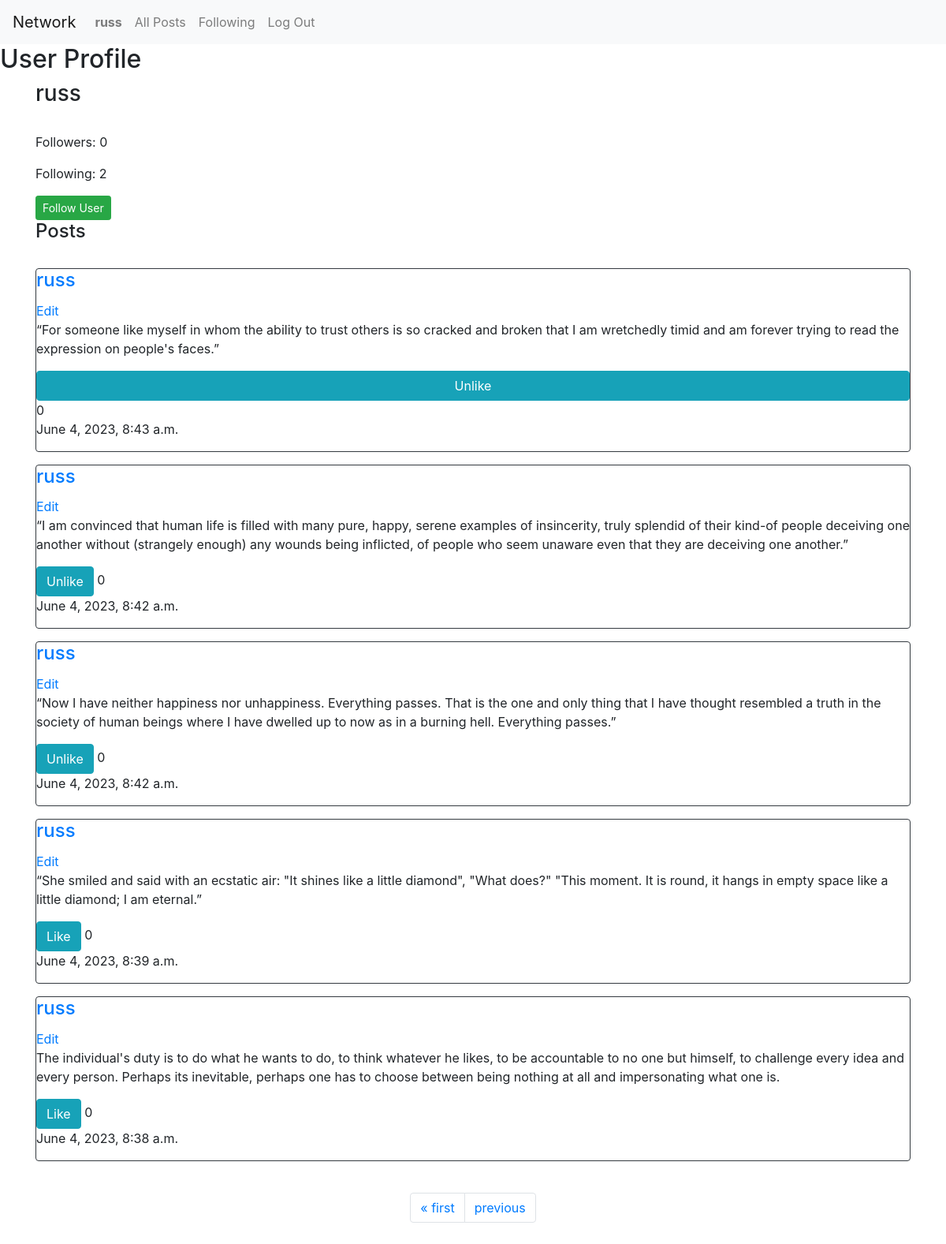
The app's page /profile/russ?page=2 (signed in) with its own data.
### network/models.py (models this page shows, shortened)
class User(AbstractUser):
    followers = models.ManyToManyField('self', symmetrical=False, related_name='user_followers')
    following = models.ManyToManyField('self', symmetrical=False, related_name='user_following')
    likes =  models.ManyToManyField('Post', related_name='liked_users', blank=True)

class Post(models.Model):
    username = models.ForeignKey(User, on_delete=models.CASCADE)
    post_content = models.TextField()
    timestamp = models.DateTimeField(auto_now_add=True)
    likes = models.ManyToManyField(User, related_name = 'liked_posts', blank=True)

### network/views.py (the view)
# urls.py: path("profile/<str:username>", views.profile, name="profile"),
@csrf_exempt
@login_required
def profile(request, username):
        profile_user = User.objects.get(username=username)
        viewer_user = request.user
        followers = profile_user.followers.all()
        follows = profile_user.following.all()
        user_id = profile_user.id
        user_posts = Post.objects.filter(username=user_id).order_by('-timestamp')
        paginator = Paginator(user_posts, 10)
        page_number = request.GET.get("page")
        page_obj = paginator.get_page(page_number)
        if User.objects.filter(username=viewer_user, following=profile_user).exists():
            is_following = True
        else:
            is_following = False
        print(is_following)
        return render(request, "network/profile.html", {
            "followers": followers,
            "follows" : follows,
            "profile_user" : profile_user,
            "is_following" : is_following,
            "posts" : page_obj,
            "username" : username,
            "viewer_user" : viewer_user
        })

### network/templates/network/profile.html (shortened to what this page needs)
{% extends "network/layout.html" %}
{% block body %}
    <h2>User Profile</h2>
        <div class="container">
            <h3>{{username}}</h3> <br>
            <p>Followers: {{followers.count}}
            <p>Following: {{follows.count}}</p>
            {% if username != viewer_user %}
            <form method="post" action="{% url 'following' %}">
                {% if is_following == False %}
                <button class="btn btn-success btn-sm" type="submit">Follow User</button>
                {% else %}
                <button class="btn btn-danger" type="submit">Unfollow User</button>
            </form>
            {% endif %}
            {% endif %}
            <h4>Posts</h4> <br>
        {% if posts %}
        {% for post in posts %}
        <div class="card border-dark mb-3" id="post{{post.id}}">
            <h4 class="card-title"><a href="{% url 'profile' username=post.username %}">{{post.username}}</h4></a>
        <form id="edit-form{{post.id}}">
            {% if user.is_authenticated %}
                {% if user == post.username %}
            <a class="card-link" href="" id="edit" data-id="{{post.id}}">Edit</a>
            {% endif %}
                {% endif %}
            <p class="card-text" id="post-content{{post.id}}">{{post.post_content}}</p>
            {% if user not in post.likes.all %}
            <button id="like-btn{{post.id}}" type="button" data-id="{{post.id}}" class="btn btn-info">Like</button>
            {% else %}
            <button id="like-btn{{post.id}}" type="button" data-id="{{post.id}}" class="btn btn-info">Unlike</button>
            {% endif %}
            <span id="likeCount{{post.id}}" data-id="{{post.id}}">{{post.likes|length}}</span>
        </form>
            <p class="card-text">{{post.timestamp}}</p>
        </div>
        {% endfor %}
        {% endif %}
    <div class="container p-4">
        <ul class="pagination justify-content-center">
            {% if posts.has_previous %}
                <li class="page-item"><a class="page-link" href="?page=1">&laquo; first</a></li>
                <li class="page-item"><a class="page-link" href="?page={{ posts.previous_page_number }}">previous</a></li>
            {% endif %}
        </ul>
    </div>
{% endblock %}

### network/templates/network/layout.html (shortened to what this page needs)
{% load static %}
<!DOCTYPE html>
<html lang="en">
    <head>
        <link rel="stylesheet" href="https://stackpath.bootstrapcdn.com/bootstrap/4.4.1/css/bootstrap.min.css">
        <link href="{% static 'network/styles.css' %}" rel="stylesheet">
    </head>
    <body>
        <nav class="navbar navbar-expand-lg navbar-light bg-light">
            <a class="navbar-brand" href="#">Network</a>
            <div>
              <ul class="navbar-nav mr-auto">
                {% if user.is_authenticated %}
                    <li class="nav-item">
                        <a class="nav-link" href="#"><strong>{{ user.username }}</strong></a>
                    </li>
                {% endif %}
                <li class="nav-item">
                  <a class="nav-link" href="{% url 'index' %}">All Posts</a>
                </li>
                {% if user.is_authenticated %}
                    <li class="nav-item">
                        <a class="nav-link" href="{% url 'following' %}">Following</a>
                    </li>
                    <li class="nav-item">
                        <a class="nav-link" href="{% url 'logout' %}">Log Out</a>
                    </li>
                {% endif %}
              </ul>
            </div>
          </nav>
        <div class="body">
            {% block body %}
            {% endblock %}
        </div>
    </body>
</html>

### records on screen
User: username "russ"
Post: username "russ", post_content "“For someone like myself in whom the ability to trust others is so cracked and broken that I am wretchedly timid and am forever trying to read the expression on people's faces.”", likes|length "0", timestamp "June 4, 2023, 8:43 a.m."
Post: username "russ", post_content "“I am convinced that human life is filled with many pure, happy, serene examples of insincerity, truly splendid of their kind-of people deceiving one another without (strangely enough) any wounds being inflicted, of people who seem unaware even that they are deceiving one another.”", likes|length "0", timestamp "June 4, 2023, 8:42 a.m."
Post: username "russ", post_content "“Now I have neither happiness nor unhappiness. Everything passes. That is the one and only thing that I have thought resembled a truth in the society of human beings where I have dwelled up to now as in a burning hell. Everything passes.”", likes|length "0", timestamp "June 4, 2023, 8:42 a.m."
Post: username "russ", post_content "“She smiled and said with an ecstatic air: \"It shines like a little diamond\", \"What does?\" \"This moment. It is round, it hangs in empty space like a little diamond; I am eternal.”", likes|length "0", timestamp "June 4, 2023, 8:39 a.m."
Post: username "russ", post_content "The individual's duty is to do what he wants to do, to think whatever he likes, to be accountable to no one but himself, to challenge every idea and every person. Perhaps its inevitable, perhaps one has to choose between being nothing at all and impersonating what one is.", likes|length "0", timestamp "June 4, 2023, 8:38 a.m."

### other values on screen
{{ followers.count }} "0"
{{ follows.count }} "2"
